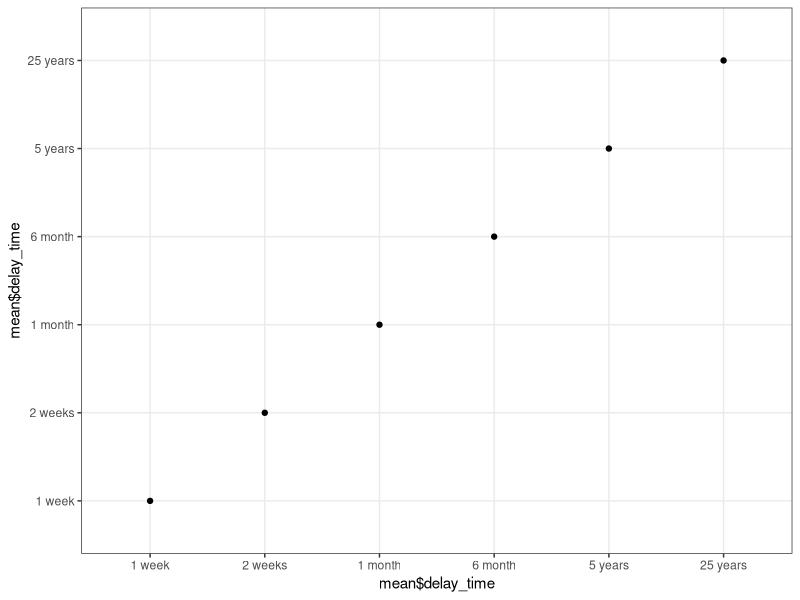

Source code (R):
library(plyr)
library(ggplot2)
library(gridExtra)

#get data
delaydiscounting     =  (read.csv("delaydiscounting.csv", header=T, sep=",")[-c(1,2),])
delaydiscounting     = data.frame(delaydiscounting)

#filter
delaydiscounting$sub         <- seq.int(nrow(delaydiscounting))
delete_response_1            <- subset(delaydiscounting, Q19 == "No" & Q14 == "China" & Q18 !="Other" )
delete_response_2            <- subset(delaydiscounting, Finished == "False" )
delete_response              <- rbind(delete_response_1,delete_response_2)
data <- delaydiscounting[! delaydiscounting$sub %in% delete_response$sub,]



#grouping
native            = subset(data, data$Q19 == "No")
native_1week      = data.frame(native[51:81])
native_1week$sub  = seq.int(nrow(native_1week))

native_2weeks = data.frame(native[82:112])
native_2weeks$sub = seq.int(nrow(native_2weeks))

native_1month = data.frame(native[113:143])
native_1month$sub = seq.int(nrow(native_1month))

native_6months = data.frame(native[145:175])
native_6months$sub = seq.int(nrow(native_6months))

native_5years = data.frame(native[176:206])
native_5years$sub = seq.int(nrow(native_5years))

native_25years = data.frame(native[207:237])
native_25years$sub = seq.int(nrow(native_25years))

international  = subset(data, data$Q19 == "Yes")
international_1week = international[51:81]
international_1week$sub  = seq.int(nrow(international_1week))

international_2weeks = data.frame(international[82:112])
international_2weeks$sub = seq.int(nrow(international_2weeks))

international_1month = data.frame(international[113:143])
international_1month$sub = seq.int(nrow(international_1month))

international_6months = data.frame(international[145:175])
international_6months$sub = seq.int(nrow(international_6months))

international_5years = data.frame(international[176:206])
international_5years$sub = seq.int(nrow(international_5years))

international_25years = data.frame(international[207:237])
international_25years$sub = seq.int(nrow(international_25years))

mean_native        = c()
mean_international = c()


mean_1week <- function(dataset){
  subject = c()
  money_now = c()
  for (i in 1:(length(dataset)-1)){
    for (sub in 1:nrow(dataset)){
      if (dataset[sub,i] != "$100.00 in 1 week"){
        if (dataset[sub,i] != ""){
          if (sub %in% subject){
          }else{
            subject = append(subject,sub)
            x <- unlist(regmatches(dataset[sub,i], gregexpr('\\(?[0-9,.]+', dataset[sub,i])))
            x <- as.numeric(gsub('\\(', '-', gsub(',', '', x)))
            money_now = append(money_now,x[1])
          }
        }
      }
    }
  } 
  mean(money_now)
  #print(sprintf("mean of 1 week is: %s", mean(money_now)))
}

mean_2weeks <- function(dataset){
  subject = c()
  money_now = c()
  for (i in 1:(length(dataset)-1)){
    for (sub in 1:nrow(dataset)){
      if (dataset[sub,i] != "$100.00 in 2 weeks"){
        if (dataset[sub,i] != ""){
          if (sub %in% subject){
          }else{
            subject = append(subject,sub)
            x <- unlist(regmatches(dataset[sub,i], gregexpr('\\(?[0-9,.]+', dataset[sub,i])))
            x <- as.numeric(gsub('\\(', '-', gsub(',', '', x)))
            money_now = append(money_now,x[1])
          }
        }
      }
    }
  }
  mean(money_now)
  #print(sprintf("mean of 2 weeks is: %s", mean(money_now)))
}

mean_1month <- function(dataset){
  subject = c()
  money_now = c()
  for (i in 1:(length(dataset)-1)){
    for (sub in 1:nrow(dataset)){
      if (dataset[sub,i] != "$100.00 in 1 month"){
        if (dataset[sub,i] != ""){
          if (sub %in% subject){
          }else{
            subject = append(subject,sub)
            x <- unlist(regmatches(dataset[sub,i], gregexpr('\\(?[0-9,.]+', dataset[sub,i])))
            x <- as.numeric(gsub('\\(', '-', gsub(',', '', x)))
            money_now = append(money_now,x[1])
          }
        }
      }
    }
  }
  mean(money_now)
  #print(sprintf("mean of 1 month is: %s", mean(money_now)))
}

mean_6months <- function(dataset){
  subject = c()
  money_now = c()
  for (i in 1:(length(dataset)-1)){
    for (sub in 1:nrow(dataset)){
      if (dataset[sub,i] != "$100.00 in 6 months"){
        if (dataset[sub,i] != ""){
          if (sub %in% subject){
          }else{
            subject = append(subject,sub)
            x <- unlist(regmatches(dataset[sub,i], gregexpr('\\(?[0-9,.]+', dataset[sub,i])))
            x <- as.numeric(gsub('\\(', '-', gsub(',', '', x)))
            money_now = append(money_now,x[1])
          }
        }
      }
    }
  }
  mean(money_now)
  #print(sprintf("mean of 6 month is: %s", mean(money_now)))
}

mean_5years <- function(dataset){
  subject = c()
  money_now = c()
  for (i in 1:(length(dataset)-1)){
    for (sub in 1:nrow(dataset)){
      if (dataset[sub,i] != "$100.00 in 5 years"){
        if (dataset[sub,i] != ""){
          if (sub %in% subject){
          }else{
            subject = append(subject,sub)
            x <- unlist(regmatches(dataset[sub,i], gregexpr('\\(?[0-9,.]+', dataset[sub,i])))
            x <- as.numeric(gsub('\\(', '-', gsub(',', '', x)))
            money_now = append(money_now,x[1])
          }
        }
      }
    }
  }
  mean(money_now)
  #print(sprintf("mean of 5 years is: %s", mean(money_now)))
}

mean_25years <- function(dataset){
  subject = c()
  money_now = c()
  for (i in 1:(length(dataset)-1)){
    for (sub in 1:nrow(dataset)){
      if (dataset[sub,i] != "$100.00 in 25 years"){
        if (dataset[sub,i] != ""){
          if (sub %in% subject){
          }else{
            subject = append(subject,sub)
            x <- unlist(regmatches(dataset[sub,i], gregexpr('\\(?[0-9,.]+', dataset[sub,i])))
            x <- as.numeric(gsub('\\(', '-', gsub(',', '', x)))
            money_now = append(money_now,x[1])
          }
        }
      }
    }
  }
  mean(money_now)
  #print(sprintf("mean of 25 years is: %s", mean(money_now)))
}

mean_native        = round(c(mean_1week(native_1week), mean_2weeks(native_2weeks),
                       mean_1month(native_1month),mean_6months(native_6months),
                       mean_5years(native_5years),mean_25years(native_25years)),2)
mean_international =  round(c(mean_1week(international_1week), mean_2weeks(international_2weeks),
                        mean_1month(international_1month),mean_6months(international_6months),
                        mean_5years(international_5years),mean_25years(international_25years)),2)

delay_time = c("1 week", "2 weeks", "1 month", "6 month", "5 years", "25 years")
mean = cbind (delay_time, mean_native, mean_international)
mean = data.frame(mean)
mean$delay_time = factor(mean$delay_time, levels = c("1 week", "2 weeks", "1 month", "6 month", "5 years", "25 years"))

t.test(mean_native,mean_international)

mean_graph <- ggplot(mean, aes(mean$delay_time, mean$delay_time) )+ geom_point() + geom_smooth(method = 'lm') +
  theme_bw() 


